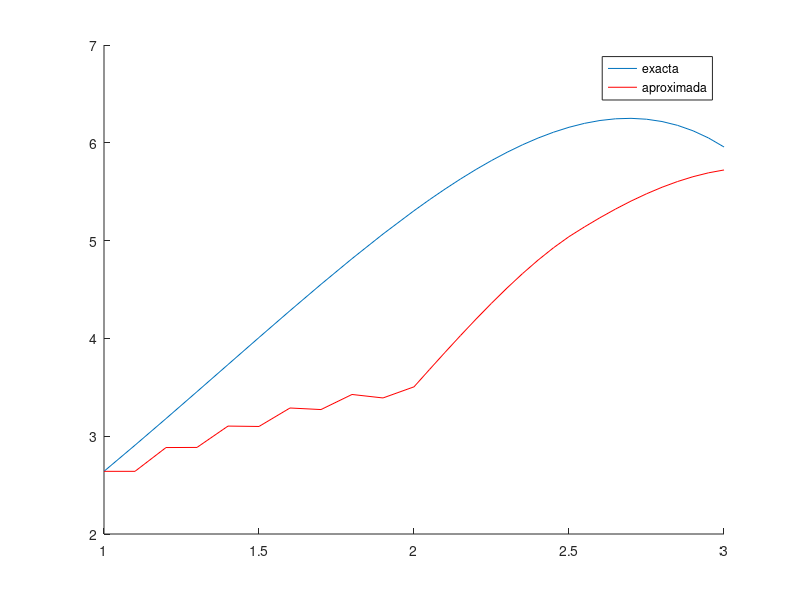
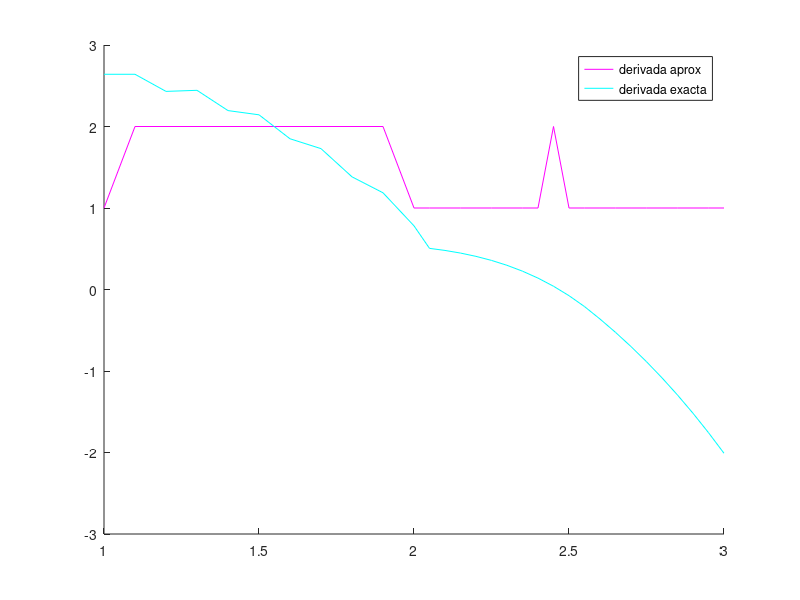

Write the MATLAB code that produced these figures, in order.
more off;
clc;
clear all;
function y=F(t,x)
  y=x-t.^2+1;
endfunction
function y=exct(t)
  y=(t+1).^2-1/2.*exp(t);
endfunction
%
mu=4-e/2; 

%Apartado 1
h1=0.1; h2=0.05;
a1=1; b1=2; c1=3;
n1=round((b1-a1)/h1);
n2=round((c1-b1)/h2);
t1=linspace(a1,b1,n1+1);
t2=linspace(b1+h2,c1,n2);
t=[t1,t2];
exacta=exct(t);
figure(1); clf; hold on;
plot(t,exacta,';exacta;');

%Apartado 2
%tramo 1
function y=f(t,x,xd)
  y=x-t.^2+1-xd;
endfunction
xd=f(1,mu,0);
x1=mu*ones(1,n1+1);
for n=1:n1
  x1(n+1) = x1(n) + h1*f(t(n),x1(n),xd);
  xd = (x1(n+1)-x1(n))/h1; % proxima semilla
endfor
%tramo 2
x2=x1(1,n1+1)*ones(1,n2+1);
for n=1:n2
  K1=F(t(n),x2(n));
  K2 = F(t(n)+h2/2,x2(n)+h2/2*K1);
  K3 = F(t(n)+h2/2,x2(n)+h2/2*K2);
  K4 = F(t(n)+h2,x2(n)+h2*K3);
  x2(n+1) = x2(n) + h2/6*(K1+2*K2+2*K3+K4);
endfor
%unir tramo 1 y 2
x2(1)=[];
x=[x1,x2];
plot(t,x,'r;aproximada;');

%Apartado 3
%En t=1 usamos la formula progresiva
a=1/h1*(F(1,1+h1)-F(1,1));
%En t=3 usamos la formula regresiva
b=1/h2*(F(3,3)-F(3,3-h2));
%En t=2 usamos el promedio de las dos anteriores
c=(a+b)/2;
%calculamos el resto mediante la formula centrada
d1=a*ones(1,n1);
for i=1:n1-1
  d1(i+1)=1/h1*(F(t1(i),t1(i)+h1)-F(t1(i),t1(i)-h1));
endfor
d2=b*ones(1,n2);
for k=1:n2-1
  d2(i+1)=1/h2*(F(t2(i),t2(i)+h2)-F(t2(i),t2(i)-h2));
endfor
d1(1)=[];
d2(1)=[];
%unimos a, b, c, d1 y d2
dn=[a,d1,b,d2,c];
disp(dn);
figure(2); clf; hold on;
plot(t,dn,'m;derivada aprox;');
%calculamos la derivada exacta
N=length(t);
exacta=mu*ones(1,N)
for i=1:N-1
  exacta(i+1)=F(t(i),x(i));
endfor
plot(t,exacta,'c;derivada exacta;');